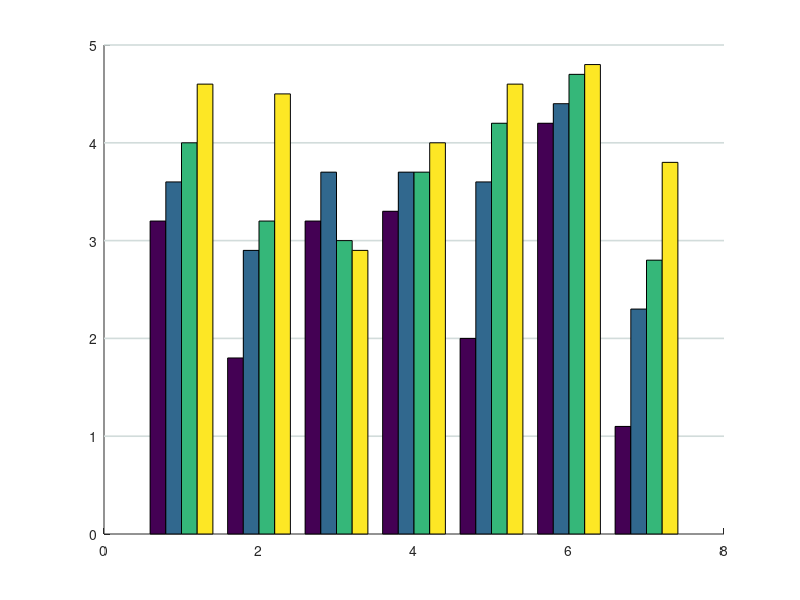

MATLAB code to generate this figure: (Note: this script raises an error after producing the figure.)
clc,clear,close all
% The analysis of subjective metric  (Fig.5 in the paper)

%% The analysis of subjective metric  (Fig.5 in the paper)
% 10 Subjects * 6 Questions
Score_M1 = zeros(10,6);
Score_M2 = zeros(10,6);
Score_M3 = zeros(10,6);
Score_M4 = zeros(10,6);
RANK = zeros(10,4);    % Ranking of favorate mode 


%% Questionnaire Results
% S1
% M1
Score_M1(1,1) = 1; % The robot can adapt to my movements
Score_M1(1,2) = 1; % The robot can predict my movements.
Score_M1(1,3) = 3; % I need to adjust my movement according to robot's movement.
Score_M1(1,4) = 1; % (If adjusted) I think it is more energy efficient after adjustment.
Score_M1(1,5) = 1; % The robot aided my task and made it easier for me.
Score_M1(1,6) = 5; % The robot is safe.
% M2
Score_M2(1,1) = 4; % The robot can adapt to my movements
Score_M2(1,2) = 3; % The robot can predict my movements.
Score_M2(1,3) = 5; % I need to adjust my movement according to robot's movement.
Score_M2(1,4) = 2; % (If adjusted) I think it is more energy efficient after adjustment.
Score_M2(1,5) = 4; % The robot aided my task and made it easier for me.
Score_M2(1,6) = 5; % The robot is safe.
% M3
Score_M3(1,1) = 4; % The robot can adapt to my movements
Score_M3(1,2) = 5; % The robot can predict my movements.
Score_M3(1,3) = 5; % I need to adjust my movement according to robot's movement.
Score_M3(1,4) = 5; % (If adjusted) I think it is more energy efficient after adjustment.
Score_M3(1,5) = 5; % The robot aided my task and made it easier for me.
Score_M3(1,6) = 5; % The robot is safe.
% M4
Score_M4(1,1) = 5; % The robot can adapt to my movements
Score_M4(1,2) = 5; % The robot can predict my movements.
Score_M4(1,3) = 5; % I need to adjust my movement according to robot's movement.
Score_M4(1,4) = 5; % (If adjusted) I think it is more energy efficient after adjustment.
Score_M4(1,5) = 5; % The robot aided my task and made it easier for me.
Score_M4(1,6) = 5; % The robot is safe.
% RANK
RANK(1,1) = 1;
RANK(1,2) = 2;
RANK(1,3) = 3;
RANK(1,4) = 4;


% S2
% M1
Score_M1(2,1) = 5; % The robot can adapt to my movements
Score_M1(2,2) = 4; % The robot can predict my movements.
Score_M1(2,3) = 4; % I need to adjust my movement according to robot's movement.
Score_M1(2,4) = 4; % (If adjusted) I think it is more energy efficient after adjustment.
Score_M1(2,5) = 4; % The robot aided my task and made it easier for me.
Score_M1(2,6) = 5; % The robot is safe.
% M2
Score_M2(2,1) = 4; % The robot can adapt to my movements
Score_M2(2,2) = 4; % The robot can predict my movements.
Score_M2(2,3) = 4; % I need to adjust my movement according to robot's movement.
Score_M2(2,4) = 4; % (If adjusted) I think it is more energy efficient after adjustment.
Score_M2(2,5) = 4; % The robot aided my task and made it easier for me.
Score_M2(2,6) = 5; % The robot is safe.
% M3
Score_M3(2,1) = 4; % The robot can adapt to my movements
Score_M3(2,2) = 3; % The robot can predict my movements.
Score_M3(2,3) = 4; % I need to adjust my movement according to robot's movement.
Score_M3(2,4) = 4; % (If adjusted) I think it is more energy efficient after adjustment.
Score_M3(2,5) = 3; % The robot aided my task and made it easier for me.
Score_M3(2,6) = 5; % The robot is safe.
% M4
Score_M4(2,1) = 4; % The robot can adapt to my movements
Score_M4(2,2) = 4; % The robot can predict my movements.
Score_M4(2,3) = 5; % I need to adjust my movement according to robot's movement.
Score_M4(2,4) = 3; % (If adjusted) I think it is more energy efficient after adjustment.
Score_M4(2,5) = 3; % The robot aided my task and made it easier for me.
Score_M4(2,6) = 5; % The robot is safe.
% RANK
RANK(2,1) = 2;
RANK(2,2) = 1;
RANK(2,3) = 4;
RANK(2,4) = 3;


% S3
% M1
Score_M1(3,1) = 5; % The robot can adapt to my movements
Score_M1(3,2) = 1; % The robot can predict my movements.
Score_M1(3,3) = 1; % I need to adjust my movement according to robot's movement.
Score_M1(3,4) = 3; % (If adjusted) I think it is more energy efficient after adjustment.
Score_M1(3,5) = 1; % The robot aided my task and made it easier for me.
Score_M1(3,6) = 5; % The robot is safe.
% M2
Score_M2(3,1) = 4; % The robot can adapt to my movements
Score_M2(3,2) = 4; % The robot can predict my movements.
Score_M2(3,3) = 4; % I need to adjust my movement according to robot's movement.
Score_M2(3,4) = 4; % (If adjusted) I think it is more energy efficient after adjustment.
Score_M2(3,5) = 4; % The robot aided my task and made it easier for me.
Score_M2(3,6) = 5; % The robot is safe.
% M3
Score_M3(3,1) = 5; % The robot can adapt to my movements
Score_M3(3,2) = 2; % The robot can predict my movements.
Score_M3(3,3) = 1; % I need to adjust my movement according to robot's movement.
Score_M3(3,4) = 0; % (If adjusted) I think it is more energy efficient after adjustment.
Score_M3(3,5) = 4; % The robot aided my task and made it easier for me.
Score_M3(3,6) = 5; % The robot is safe.
% M4
Score_M4(3,1) = 5; % The robot can adapt to my movements
Score_M4(3,2) = 5; % The robot can predict my movements.
Score_M4(3,3) = 1; % I need to adjust my movement according to robot's movement.
Score_M4(3,4) = 0; % (If adjusted) I think it is more energy efficient after adjustment.
Score_M4(3,5) = 5; % The robot aided my task and made it easier for me.
Score_M4(3,6) = 5; % The robot is safe.
% RANK
RANK(3,1) = 1;
RANK(3,2) = 3;
RANK(3,3) = 2;
RANK(3,4) = 4;

% S4
% M1
Score_M1(4,1) = 4; % The robot can adapt to my movements
Score_M1(4,2) = 4; % The robot can predict my movements.
Score_M1(4,3) = 4; % I need to adjust my movement according to robot's movement.
Score_M1(4,4) = 5; % (If adjusted) I think it is more energy efficient after adjustment.
Score_M1(4,5) = 5; % The robot aided my task and made it easier for me.
Score_M1(4,6) = 3; % The robot is safe.
% M2
Score_M2(4,1) = 4; % The robot can adapt to my movements
Score_M2(4,2) = 4; % The robot can predict my movements.
Score_M2(4,3) = 4; % I need to adjust my movement according to robot's movement.
Score_M2(4,4) = 5; % (If adjusted) I think it is more energy efficient after adjustment.
Score_M2(4,5) = 5; % The robot aided my task and made it easier for me.
Score_M2(4,6) = 2; % The robot is safe.
% M3
Score_M3(4,1) = 4; % The robot can adapt to my movements
Score_M3(4,2) = 4; % The robot can predict my movements.
Score_M3(4,3) = 4; % I need to adjust my movement according to robot's movement.
Score_M3(4,4) = 5; % (If adjusted) I think it is more energy efficient after adjustment.
Score_M3(4,5) = 5; % The robot aided my task and made it easier for me.
Score_M3(4,6) = 3; % The robot is safe.
% M4
Score_M4(4,1) = 5; % The robot can adapt to my movements
Score_M4(4,2) = 4; % The robot can predict my movements.
Score_M4(4,3) = 4; % I need to adjust my movement according to robot's movement.
Score_M4(4,4) = 5; % (If adjusted) I think it is more energy efficient after adjustment.
Score_M4(4,5) = 5; % The robot aided my task and made it easier for me.
Score_M4(4,6) = 3; % The robot is safe.
% RANK
RANK(4,1) = 1;
RANK(4,2) = 4;
RANK(4,3) = 2;
RANK(4,4) = 3;

% S5
% M1
Score_M1(5,1) = 5; % The robot can adapt to my movements
Score_M1(5,2) = 1; % The robot can predict my movements.
Score_M1(5,3) = 1; % I need to adjust my movement according to robot's movement.
Score_M1(5,4) = 1; % (If adjusted) I think it is more energy efficient after adjustment.
Score_M1(5,5) = 1; % The robot aided my task and made it easier for me.
Score_M1(5,6) = 5; % The robot is safe.
% M2
Score_M2(5,1) = 4; % The robot can adapt to my movements
Score_M2(5,2) = 3; % The robot can predict my movements.
Score_M2(5,3) = 3; % I need to adjust my movement according to robot's movement.
Score_M2(5,4) = 4; % (If adjusted) I think it is more energy efficient after adjustment.
Score_M2(5,5) = 4; % The robot aided my task and made it easier for me.
Score_M2(5,6) = 5; % The robot is safe.
% M3
Score_M3(5,1) = 4; % The robot can adapt to my movements
Score_M3(5,2) = 2; % The robot can predict my movements.
Score_M3(5,3) = 2; % I need to adjust my movement according to robot's movement.
Score_M3(5,4) = 2; % (If adjusted) I think it is more energy efficient after adjustment.
Score_M3(5,5) = 4; % The robot aided my task and made it easier for me.
Score_M3(5,6) = 5; % The robot is safe.
% M4
Score_M4(5,1) = 4; % The robot can adapt to my movements
Score_M4(5,2) = 4; % The robot can predict my movements.
Score_M4(5,3) = 2; % I need to adjust my movement according to robot's movement.
Score_M4(5,4) = 4; % (If adjusted) I think it is more energy efficient after adjustment.
Score_M4(5,5) = 4; % The robot aided my task and made it easier for me.
Score_M4(5,6) = 5; % The robot is safe.
% RANK
RANK(5,1) = 1;
RANK(5,2) = 2;
RANK(5,3) = 3;
RANK(5,4) = 4;

% S6
% M1
Score_M1(6,1) = 3; % The robot can adapt to my movements
Score_M1(6,2) = 1; % The robot can predict my movements.
Score_M1(6,3) = 2; % I need to adjust my movement according to robot's movement.
Score_M1(6,4) = 4; % (If adjusted) I think it is more energy efficient after adjustment.
Score_M1(6,5) = 1; % The robot aided my task and made it easier for me.
Score_M1(6,6) = 5; % The robot is safe.
% M2
Score_M2(6,1) = 4; % The robot can adapt to my movements
Score_M2(6,2) = 2; % The robot can predict my movements.
Score_M2(6,3) = 2; % I need to adjust my movement according to robot's movement.
Score_M2(6,4) = 4; % (If adjusted) I think it is more energy efficient after adjustment.
Score_M2(6,5) = 4; % The robot aided my task and made it easier for me.
Score_M2(6,6) = 5; % The robot is safe.
% M3
Score_M3(6,1) = 3; % The robot can adapt to my movements
Score_M3(6,2) = 2; % The robot can predict my movements.
Score_M3(6,3) = 4; % I need to adjust my movement according to robot's movement.
Score_M3(6,4) = 4; % (If adjusted) I think it is more energy efficient after adjustment.
Score_M3(6,5) = 4; % The robot aided my task and made it easier for me.
Score_M3(6,6) = 5; % The robot is safe.
% M4
Score_M4(6,1) = 4; % The robot can adapt to my movements
Score_M4(6,2) = 4; % The robot can predict my movements.
Score_M4(6,3) = 2; % I need to adjust my movement according to robot's movement.
Score_M4(6,4) = 4; % (If adjusted) I think it is more energy efficient after adjustment.
Score_M4(6,5) = 5; % The robot aided my task and made it easier for me.
Score_M4(6,6) = 5; % The robot is safe.
% RANK
RANK(6,1) = 1;
RANK(6,2) = 2;
RANK(6,3) = 3;
RANK(6,4) = 4;

% S7
% M1
Score_M1(7,1) = 4; % The robot can adapt to my movements
Score_M1(7,2) = 2; % The robot can predict my movements.
Score_M1(7,3) = 3; % I need to adjust my movement according to robot's movement.
Score_M1(7,4) = 5; % (If adjusted) I think it is more energy efficient after adjustment.
Score_M1(7,5) = 2; % The robot aided my task and made it easier for me.
Score_M1(7,6) = 5; % The robot is safe.
% M2
Score_M2(7,1) = 4; % The robot can adapt to my movements
Score_M2(7,2) = 2; % The robot can predict my movements.
Score_M2(7,3) = 2; % I need to adjust my movement according to robot's movement.
Score_M2(7,4) = 4; % (If adjusted) I think it is more energy efficient after adjustment.
Score_M2(7,5) = 3; % The robot aided my task and made it easier for me.
Score_M2(7,6) = 5; % The robot is safe.
% M3
Score_M3(7,1) = 4; % The robot can adapt to my movements
Score_M3(7,2) = 3; % The robot can predict my movements.
Score_M3(7,3) = 2; % I need to adjust my movement according to robot's movement.
Score_M3(7,4) = 4; % (If adjusted) I think it is more energy efficient after adjustment.
Score_M3(7,5) = 4; % The robot aided my task and made it easier for me.
Score_M3(7,6) = 5; % The robot is safe.
% M4
Score_M4(7,1) = 4; % The robot can adapt to my movements
Score_M4(7,2) = 4; % The robot can predict my movements.
Score_M4(7,3) = 3; % I need to adjust my movement according to robot's movement.
Score_M4(7,4) = 4; % (If adjusted) I think it is more energy efficient after adjustment.
Score_M4(7,5) = 4; % The robot aided my task and made it easier for me.
Score_M4(7,6) = 5; % The robot is safe.
% RANK
RANK(7,1) = 1;
RANK(7,2) = 2;
RANK(7,3) = 3;
RANK(7,4) = 4;

% S8
% M1
Score_M1(8,1) = 1; % The robot can adapt to my movements
Score_M1(8,2) = 1; % The robot can predict my movements.
Score_M1(8,3) = 5; % I need to adjust my movement according to robot's movement.
Score_M1(8,4) = 4; % (If adjusted) I think it is more energy efficient after adjustment.
Score_M1(8,5) = 1; % The robot aided my task and made it easier for me.
Score_M1(8,6) = 1; % The robot is safe.
% M2
Score_M2(8,1) = 2; % The robot can adapt to my movements
Score_M2(8,2) = 2; % The robot can predict my movements.
Score_M2(8,3) = 4; % I need to adjust my movement according to robot's movement.
Score_M2(8,4) = 4; % (If adjusted) I think it is more energy efficient after adjustment.
Score_M2(8,5) = 2; % The robot aided my task and made it easier for me.
Score_M2(8,6) = 2; % The robot is safe.
% M3
Score_M3(8,1) = 4; % The robot can adapt to my movements
Score_M3(8,2) = 4; % The robot can predict my movements.
Score_M3(8,3) = 2; % I need to adjust my movement according to robot's movement.
Score_M3(8,4) = 4; % (If adjusted) I think it is more energy efficient after adjustment.
Score_M3(8,5) = 4; % The robot aided my task and made it easier for me.
Score_M3(8,6) = 4; % The robot is safe.
% M4
Score_M4(8,1) = 5; % The robot can adapt to my movements
Score_M4(8,2) = 5; % The robot can predict my movements.
Score_M4(8,3) = 1; % I need to adjust my movement according to robot's movement.
Score_M4(8,4) = 5; % (If adjusted) I think it is more energy efficient after adjustment.
Score_M4(8,5) = 5; % The robot aided my task and made it easier for me.
Score_M4(8,6) = 5; % The robot is safe.
% RANK
RANK(8,1) = 1;
RANK(8,2) = 2;
RANK(8,3) = 3;
RANK(8,4) = 4;

% S9
% M1
Score_M1(9,1) = 2; % The robot can adapt to my movements
Score_M1(9,2) = 2; % The robot can predict my movements.
Score_M1(9,3) = 5; % I need to adjust my movement according to robot's movement.
Score_M1(9,4) = 4; % (If adjusted) I think it is more energy efficient after adjustment.
Score_M1(9,5) = 2; % The robot aided my task and made it easier for me.
Score_M1(9,6) = 4; % The robot is safe.
% M2
Score_M2(9,1) = 3; % The robot can adapt to my movements
Score_M2(9,2) = 2; % The robot can predict my movements.
Score_M2(9,3) = 4; % I need to adjust my movement according to robot's movement.
Score_M2(9,4) = 4; % (If adjusted) I think it is more energy efficient after adjustment.
Score_M2(9,5) = 2; % The robot aided my task and made it easier for me.
Score_M2(9,6) = 5; % The robot is safe.
% M3
Score_M3(9,1) = 4; % The robot can adapt to my movements
Score_M3(9,2) = 3; % The robot can predict my movements.
Score_M3(9,3) = 3; % I need to adjust my movement according to robot's movement.
Score_M3(9,4) = 4; % (If adjusted) I think it is more energy efficient after adjustment.
Score_M3(9,5) = 4; % The robot aided my task and made it easier for me.
Score_M3(9,6) = 5; % The robot is safe.
% M4
Score_M4(9,1) = 5; % The robot can adapt to my movements
Score_M4(9,2) = 5; % The robot can predict my movements.
Score_M4(9,3) = 1; % I need to adjust my movement according to robot's movement.
Score_M4(9,4) = 5; % (If adjusted) I think it is more energy efficient after adjustment.
Score_M4(9,5) = 5; % The robot aided my task and made it easier for me.
Score_M4(9,6) = 5; % The robot is safe.
% RANK
RANK(9,1) = 1;
RANK(9,2) = 3;
RANK(9,3) = 2;
RANK(9,4) = 4;

% S10
% M1
Score_M1(10,1) = 2; % The robot can adapt to my movements
Score_M1(10,2) = 1; % The robot can predict my movements.
Score_M1(10,3) = 4; % I need to adjust my movement according to robot's movement.
Score_M1(10,4) = 2; % (If adjusted) I think it is more energy efficient after adjustment.
Score_M1(10,5) = 2; % The robot aided my task and made it easier for me.
Score_M1(10,6) = 4; % The robot is safe.
% M2
Score_M2(10,1) = 3; % The robot can adapt to my movements
Score_M2(10,2) = 3; % The robot can predict my movements.
Score_M2(10,3) = 5; % I need to adjust my movement according to robot's movement.
Score_M2(10,4) = 2; % (If adjusted) I think it is more energy efficient after adjustment.
Score_M2(10,5) = 4; % The robot aided my task and made it easier for me.
Score_M2(10,6) = 5; % The robot is safe.
% M3
Score_M3(10,1) = 4; % The robot can adapt to my movements
Score_M3(10,2) = 4; % The robot can predict my movements.
Score_M3(10,3) = 3; % I need to adjust my movement according to robot's movement.
Score_M3(10,4) = 5; % (If adjusted) I think it is more energy efficient after adjustment.
Score_M3(10,5) = 5; % The robot aided my task and made it easier for me.
Score_M3(10,6) = 5; % The robot is safe.
% M4
Score_M4(10,1) = 5; % The robot can adapt to my movements
Score_M4(10,2) = 5; % The robot can predict my movements.
Score_M4(10,3) = 5; % I need to adjust my movement according to robot's movement.
Score_M4(10,4) = 5; % (If adjusted) I think it is more energy efficient after adjustment.
Score_M4(10,5) = 5; % The robot aided my task and made it easier for me.
Score_M4(10,6) = 5; % The robot is safe.
% RANK
RANK(10,1) = 1;
RANK(10,2) = 2;
RANK(10,3) = 3;
RANK(10,4) = 4;



%% Plot
f = figure(128);
M4Color = '#0D6ED4';
M3Color = '#71A9FF';
M2Color = '#C3A875';
M1Color = '#574416';
bar_width = 0.2;
bar_result =[ ];
std_result = [ ];
xlim = [0.3,6.7];
ylim = [0,8];
for i = 1:6
    result = [ mean(Score_M1(:,i)),  mean(Score_M2(:,i)), mean(Score_M3(:,i)), mean(Score_M4(:,i))];
    x = [i - bar_width*1.5, i - bar_width*0.5, i+bar_width*0.5, i+bar_width*1.5];
    bar_result = [bar_result; result];
    result = [ std(Score_M1(:,i)),  std(Score_M2(:,i)), std(Score_M3(:,i)), std(Score_M4(:,i))];
    std_result = [std_result ; result];
    %    bar(x, result, bar_width);
    hold on
%     for j = 1:4
%         text(j,result(j),num2str(result(j)),'HorizontalAlignment','center','VerticalAlignment','bottom','FontSize',12,'FontName','Times New Roman');
%     end
%    title(fig_title(i));
%     xticklabels({'Mode1','Mode2','Mode3','Mode4'})
end
result = [ mean(RANK(:,1)), mean(RANK(:,2)), mean(RANK(:,3)), mean(RANK(:,4))];
bar_result = [bar_result; result];
result = [ std(RANK(:,1)), std(RANK(:,2)), std(RANK(:,3)), std(RANK(:,4))];
std_result = [std_result ; result];

set(gcf,'unit','normalized','position',[0.2,0.2,0.6,0.7])
plot([0,8],[1,1],'Color','#D2DCDB','Linewidth',1.2)
plot([0,8],[2,2],'Color','#D2DCDB','Linewidth',1.2)
plot([0,8],[3,3],'Color','#D2DCDB','Linewidth',1.2)
plot([0,8],[4,4],'Color','#D2DCDB','Linewidth',1.2)
plot([0,8],[5,5],'Color','#D2DCDB','Linewidth',1.2)
b= bar(bar_result,0.9,'hist');

b(1).FaceColor = M1Color;
b(2).FaceColor = M2Color;
b(3).FaceColor = M3Color;
b(4).FaceColor = M4Color;
b(1).EdgeColor = M1Color;
b(2).EdgeColor = M2Color;
b(3).EdgeColor = M3Color;
b(4).EdgeColor = M4Color;
ax = gca;
ax.XLim = [0.3,7.7];
ax.YLim = [1,5];
xticks([1 2 3 4 5 6 7]);
xticklabels({'Q1','Q2','Q3','Q4','Q5','Q6','Q7'});
yticks([0 1 2 3 4 5 ]);
yticklabels({'0','1','2','3','4','5'})
xlabel('Question');
ylabel('Rating');

plot([0,8],[0,0],'k','Linewidth',1.2);
legend([b(1),b(2),b(3),b(4) ],'Mode1','Mode2','Mode3','Mode4','fontsize', 17);
set(gca, 'linewidth', 1.1, 'fontsize', 19, 'fontname', 'times' ) %去掉x，y坐标轴的刻度

x = [ 1-0.09*3,1-0.09,1+0.09,1+0.09*3; 2-0.09*3,2-0.09,2+0.09,2+0.09*3;  3-0.09*3,3-0.09,3+0.09,3+0.09*3; 4-0.09*3,4-0.09,4+0.09,4+0.09*3; 5-0.09*3,5-0.09,5+0.09,5+0.09*3; 6-0.09*3,6-0.09,6+0.09,6+0.09*3; 7-0.09*3,7-0.09,7+0.09,7+0.09*3]; 
%hE = errorbar(x,bar_result,std_result);
%set(hE, 'Linestyle', 'none', 'Color', 'k', 'LineWidth', 1.2)


